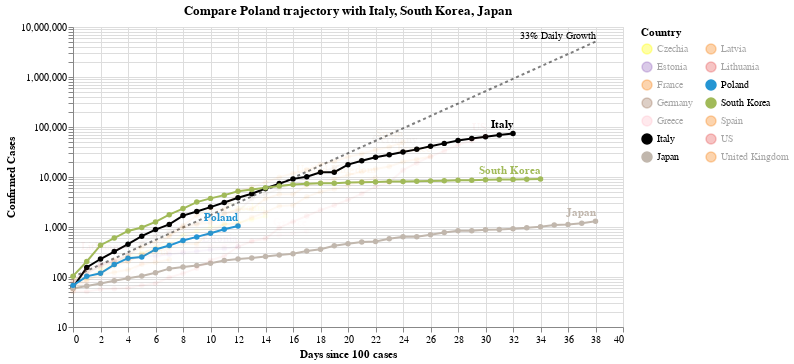

Here is the notebook cell this chart was saved with:
### Code cell
#hide_input
chart3 = make_since_chart(['Poland'])
chart3

### Figure 1 — Vega-Lite specification as saved in the notebook (floating-point values rounded to 4 significant figures; data arrays with more than 128 entries replaced by an {"elided": "..."} marker saying what was removed)
{"config": {"view": {"continuousWidth": 400, "continuousHeight": 300}}, "layer": [{"mark": {"type": "line", "color": "black", "opacity": 0.5, "strokeDash": [3, 3]}, "encoding": {"x": {"type": "quantitative", "field": "Days since 100 cases"}, "y": {"type": "quantitative", "field": "Confirmed Cases"}}}, {"mark": {"type": "text", "align": "right", "dy": -6, "fontSize": 10, "text": "33% Daily Growth"}, "encoding": {"x": {"type": "quantitative", "field": "Days since 100 cases"}, "y": {"type": "quantitative", "field": "Confirmed Cases"}}, "transform": [{"filter": "(datum['Days since 100 cases'] >= 38)"}]}, {"data": {"name": "data-50b80ca3389fe428bbe0251ef4f69079"}, "mark": {"type": "line", "point": true}, "encoding": {"color": {"type": "nominal", "field": "Country", "legend": {"columns": 2}, "scale": {"domain": ["Czechia", "Estonia", "France", "Germany", "Greece", "Italy", "Japan", "Latvia", "Lithuania", "Poland", "South Korea", "Spain", "US", "United Kingdom"], "range": ["yellow", "#9467bd", "#F58518", "#9D755D", "pink", "black", "#C1B7AD", "#F58518", "#E45756", "#2495D3", "#A1BA59", "#F58518", "#E45756", "#F58518"]}}, "opacity": {"condition": {"value": 1, "selection": "selector001"}, "value": 0.05}, "tooltip": [{"type": "nominal", "field": "Country"}, {"type": "temporal", "field": "Date"}, {"type": "quantitative", "field": "Confirmed Cases"}, {"type": "quantitative", "field": "Days since 100 cases"}], "x": {"type": "quantitative", "field": "Days since 100 cases"}, "y": {"type": "quantitative", "field": "Confirmed Cases", "scale": {"type": "log"}}}, "selection": {"selector001": {"type": "multi", "fields": ["Country"], "bind": "legend", "init": [{"Country": "Poland"}, {"Country": "Italy"}, {"Country": "South Korea"}, {"Country": "Japan"}]}}, "width": 550}, {"data": {"name": "data-50b80ca3389fe428bbe0251ef4f69079"}, "mark": {"type": "text", "align": "right", "dy": -8, "fontWeight": "bold"}, "encoding": {"color": {"type": "nominal", "field": "Country", "legend": {"columns": 2}, "scale": {"domain": ["Czechia", "Estonia", "France", "Germany", "Greece", "Italy", "Japan", "Latvia", "Lithuania", "Poland", "South Korea", "Spain", "US", "United Kingdom"], "range": ["yellow", "#9467bd", "#F58518", "#9D755D", "pink", "black", "#C1B7AD", "#F58518", "#E45756", "#2495D3", "#A1BA59", "#F58518", "#E45756", "#F58518"]}}, "opacity": {"condition": {"value": 1, "selection": "selector001"}, "value": 0.05}, "text": {"type": "nominal", "field": "Country"}, "tooltip": [{"type": "nominal", "field": "Country"}, {"type": "temporal", "field": "Date"}, {"type": "quantitative", "field": "Confirmed Cases"}, {"type": "quantitative", "field": "Days since 100 cases"}], "x": {"type": "quantitative", "field": "Days since 100 cases"}, "y": {"type": "quantitative", "field": "Confirmed Cases", "scale": {"type": "log"}}}, "transform": [{"filter": "(datum['Date'] >= 1585094400000)"}], "width": 550}], "data": {"name": "data-1572080413ea41c87984ae1881ca4713"}, "title": "Compare Poland trajectory with Italy, South Korea, Japan", "$schema": "https://vega.github.io/schema/vega-lite/v4.0.2.json", "datasets": {"data-1572080413ea41c87984ae1881ca4713": [{"Days since 100 cases": 0, "Confirmed Cases": 100.0}, {"Days since 100 cases": 1, "Confirmed Cases": 133.0}, {"Days since 100 cases": 2, "Confirmed Cases": 176.9}, {"Days since 100 cases": 3, "Confirmed Cases": 235.3}, {"Days since 100 cases": 4, "Confirmed Cases": 312.9}, {"Days since 100 cases": 5, "Confirmed Cases": 416.2}, {"Days since 100 cases": 6, "Confirmed Cases": 553.5}, {"Days since 100 cases": 7, "Confirmed Cases": 736.1}, {"Days since 100 cases": 8, "Confirmed Cases": 979.1}, {"Days since 100 cases": 9, "Confirmed Cases": 1302.0}, {"Days since 100 cases": 10, "Confirmed Cases": 1732.0}, {"Days since 100 cases": 11, "Confirmed Cases": 2303.0}, {"Days since 100 cases": 12, "Confirmed Cases": 3064.0}, {"Days since 100 cases": 13, "Confirmed Cases": 4074.0}, {"Days since 100 cases": 14, "Confirmed Cases": 5419.0}, {"Days since 100 cases": 15, "Confirmed Cases": 7207.0}, {"Days since 100 cases": 16, "Confirmed Cases": 9586.0}, {"Days since 100 cases": 17, "Confirmed Cases": 12750.0}, {"Days since 100 cases": 18, "Confirmed Cases": 16960.0}, {"Days since 100 cases": 19, "Confirmed Cases": 22550.0}, {"Days since 100 cases": 20, "Confirmed Cases": 29990.0}, {"Days since 100 cases": 21, "Confirmed Cases": 39890.0}, {"Days since 100 cases": 22, "Confirmed Cases": 53060.0}, {"Days since 100 cases": 23, "Confirmed Cases": 70560.0}, {"Days since 100 cases": 24, "Confirmed Cases": 93850.0}, {"Days since 100 cases": 25, "Confirmed Cases": 124800.0}, {"Days since 100 cases": 26, "Confirmed Cases": 166000.0}, {"Days since 100 cases": 27, "Confirmed Cases": 220800.0}, {"Days since 100 cases": 28, "Confirmed Cases": 293700.0}, {"Days since 100 cases": 29, "Confirmed Cases": 390600.0}, {"Days since 100 cases": 30, "Confirmed Cases": 519500.0}, {"Days since 100 cases": 31, "Confirmed Cases": 690900.0}, {"Days since 100 cases": 32, "Confirmed Cases": 918900.0}, {"Days since 100 cases": 33, "Confirmed Cases": 1222000.0}, {"Days since 100 cases": 34, "Confirmed Cases": 1625000.0}, {"Days since 100 cases": 35, "Confirmed Cases": 2162000.0}, {"Days since 100 cases": 36, "Confirmed Cases": 2875000.0}, {"Days since 100 cases": 37, "Confirmed Cases": 3824000.0}, {"Days since 100 cases": 38, "Confirmed Cases": 5086000.0}], "data-50b80ca3389fe428bbe0251ef4f69079": {"elided": "311 records"}}}
